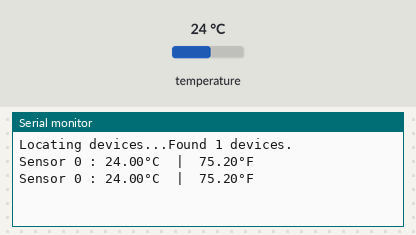
Simulated run of this sketch. Board: Arduino Uno, built with avr-gcc and run on an emulated ATmega328P. On the bench: the last lines printed to the serial monitor. Inputs (shaded band) come from the test bench; at power-on: temperature 24 °C.

Above: at 2.2 s.
2.3 s: temperature set to 12 °C
At 3.3 s:
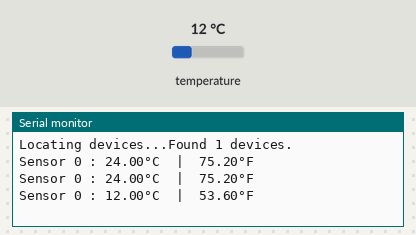
4.0 s: temperature set to 19 °C
At 5.4 s:
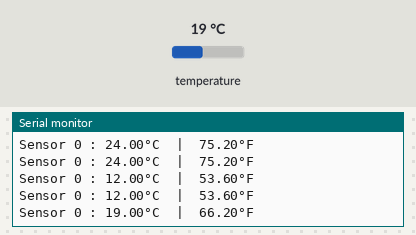
Timing chart, 0 to 7.0 s (numbered marks = the images above; inputs shaded):
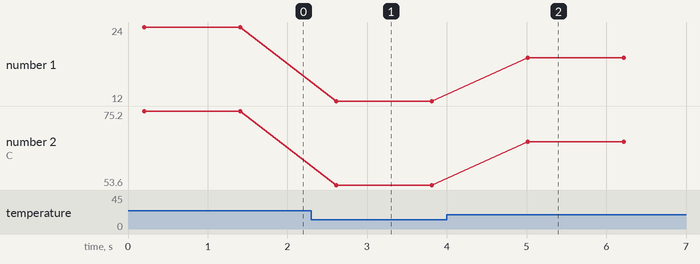

The sketch:

1-Wire_Multilple_Temps.ino
```cpp
 /* 1-Wire_Multiple_Temps.ino
 *  Sensors wired in parallel to IO-12 on the
 *  SB_T41_4on_2ext boards. Same IO pins.
 *  Use DS18B20 temperature sensor.
 */

#include <OneWire.h>
#include <DallasTemperature.h>

// Data wire is plugged into digital pin 12 on the Arduino
#define ONE_WIRE_BUS 12

// Setup a oneWire instance to communicate with any OneWire device
OneWire oneWire(ONE_WIRE_BUS);

// Pass oneWire reference to DallasTemperature library
DallasTemperature sensors(&oneWire);

int deviceCount = 0;
float tempC;

void setup(void)
{
  sensors.begin();  // Start up the library
  sensors.setResolution(10); // resolution 0.125C, takes minimum of 188mS
  Serial.begin(9600);

  // locate devices on the bus
  Serial.print("Locating devices...");
  Serial.print("Found ");
  deviceCount = sensors.getDeviceCount();
  Serial.print(deviceCount, DEC);
  Serial.println(" devices.");
  Serial.println("");
}

void loop(void)
{
  // Send command to all the sensors for temperature conversion
  sensors.requestTemperatures();

  // Display temperature from each sensor
  for (int i = 0;  i < deviceCount;  i++)
  {
    Serial.print("Sensor ");
    Serial.print(i);
    Serial.print(" : ");
    tempC = sensors.getTempCByIndex(i);
    Serial.print(tempC);
    Serial.print( "\xC2\xB0"); // shows degree symbol
    Serial.print("C  |  ");
    Serial.print(DallasTemperature::toFahrenheit(tempC));
    Serial.print( "\xC2\xB0"); // shows degree symbol
    Serial.println("F");
  }

  Serial.println("");
  delay(1000);
}
```

Measured:
- after the input at 2.3 s, the serial monitor: prints a new line after 0.31 s (image 1)
- after the input at 4.0 s, the serial monitor: prints a new line after 1.0 s (image 2)
- plotted number 1: 24 → 12 after the input at 2.3 s, 12 → 19 after the input at 4.0 s
- plotted number 2: 75.2 → 53.6 after the input at 2.3 s, 53.6 → 66.2 after the input at 4.0 s
